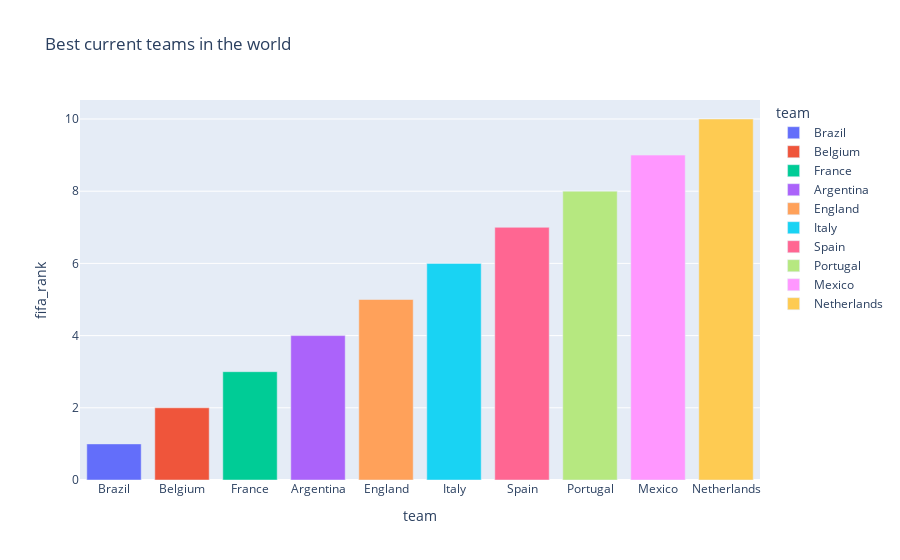

The code cell stored with this chart in its notebook:
### Code cell
# best current best teams in the world according to their rank
home = fifa_df[['date','home_team','home_team_fifa_rank']].rename(columns={'home_team': 'team', 'home_team_fifa_rank': 'fifa_rank'})
away = fifa_df[['date','away_team','away_team_fifa_rank']].rename(columns={'away_team': 'team', 'away_team_fifa_rank': 'fifa_rank'})

best_current_teams = (pd.concat([home, away])
                      .sort_values(by=['date', 'fifa_rank'], ascending=[False, True])
                      .groupby('team').first().sort_values(by='fifa_rank').reset_index())

best_current_teams[:10].plot(kind='bar', x='team', y='fifa_rank', title='Best current teams in the world', color='team')

### Figure 1 — Plotly figure (JSON) as saved in the notebook; plotly's stock layout.template omitted (floating-point values rounded to 4 significant figures)
{"data": [{"alignmentgroup": "True", "hovertemplate": "team=%{x}<br>fifa_rank=%{y}<extra></extra>", "legendgroup": "Brazil", "marker": {"color": "#636efa", "pattern": {"shape": ""}}, "name": "Brazil", "offsetgroup": "Brazil", "orientation": "v", "showlegend": true, "textposition": "auto", "type": "bar", "x": ["Brazil"], "xaxis": "x", "y": [1], "yaxis": "y"}, {"alignmentgroup": "True", "hovertemplate": "team=%{x}<br>fifa_rank=%{y}<extra></extra>", "legendgroup": "Belgium", "marker": {"color": "#EF553B", "pattern": {"shape": ""}}, "name": "Belgium", "offsetgroup": "Belgium", "orientation": "v", "showlegend": true, "textposition": "auto", "type": "bar", "x": ["Belgium"], "xaxis": "x", "y": [2], "yaxis": "y"}, {"alignmentgroup": "True", "hovertemplate": "team=%{x}<br>fifa_rank=%{y}<extra></extra>", "legendgroup": "France", "marker": {"color": "#00cc96", "pattern": {"shape": ""}}, "name": "France", "offsetgroup": "France", "orientation": "v", "showlegend": true, "textposition": "auto", "type": "bar", "x": ["France"], "xaxis": "x", "y": [3], "yaxis": "y"}, {"alignmentgroup": "True", "hovertemplate": "team=%{x}<br>fifa_rank=%{y}<extra></extra>", "legendgroup": "Argentina", "marker": {"color": "#ab63fa", "pattern": {"shape": ""}}, "name": "Argentina", "offsetgroup": "Argentina", "orientation": "v", "showlegend": true, "textposition": "auto", "type": "bar", "x": ["Argentina"], "xaxis": "x", "y": [4], "yaxis": "y"}, {"alignmentgroup": "True", "hovertemplate": "team=%{x}<br>fifa_rank=%{y}<extra></extra>", "legendgroup": "England", "marker": {"color": "#FFA15A", "pattern": {"shape": ""}}, "name": "England", "offsetgroup": "England", "orientation": "v", "showlegend": true, "textposition": "auto", "type": "bar", "x": ["England"], "xaxis": "x", "y": [5], "yaxis": "y"}, {"alignmentgroup": "True", "hovertemplate": "team=%{x}<br>fifa_rank=%{y}<extra></extra>", "legendgroup": "Italy", "marker": {"color": "#19d3f3", "pattern": {"shape": ""}}, "name": "Italy", "offsetgroup": "Italy", "orientation": "v", "showlegend": true, "textposition": "auto", "type": "bar", "x": ["Italy"], "xaxis": "x", "y": [6], "yaxis": "y"}, {"alignmentgroup": "True", "hovertemplate": "team=%{x}<br>fifa_rank=%{y}<extra></extra>", "legendgroup": "Spain", "marker": {"color": "#FF6692", "pattern": {"shape": ""}}, "name": "Spain", "offsetgroup": "Spain", "orientation": "v", "showlegend": true, "textposition": "auto", "type": "bar", "x": ["Spain"], "xaxis": "x", "y": [7], "yaxis": "y"}, {"alignmentgroup": "True", "hovertemplate": "team=%{x}<br>fifa_rank=%{y}<extra></extra>", "legendgroup": "Portugal", "marker": {"color": "#B6E880", "pattern": {"shape": ""}}, "name": "Portugal", "offsetgroup": "Portugal", "orientation": "v", "showlegend": true, "textposition": "auto", "type": "bar", "x": ["Portugal"], "xaxis": "x", "y": [8], "yaxis": "y"}, {"alignmentgroup": "True", "hovertemplate": "team=%{x}<br>fifa_rank=%{y}<extra></extra>", "legendgroup": "Mexico", "marker": {"color": "#FF97FF", "pattern": {"shape": ""}}, "name": "Mexico", "offsetgroup": "Mexico", "orientation": "v", "showlegend": true, "textposition": "auto", "type": "bar", "x": ["Mexico"], "xaxis": "x", "y": [9], "yaxis": "y"}, {"alignmentgroup": "True", "hovertemplate": "team=%{x}<br>fifa_rank=%{y}<extra></extra>", "legendgroup": "Netherlands", "marker": {"color": "#FECB52", "pattern": {"shape": ""}}, "name": "Netherlands", "offsetgroup": "Netherlands", "orientation": "v", "showlegend": true, "textposition": "auto", "type": "bar", "x": ["Netherlands"], "xaxis": "x", "y": [10], "yaxis": "y"}], "layout": {"barmode": "relative", "legend": {"title": {"text": "team"}, "tracegroupgap": 0}, "title": {"text": "Best current teams in the world"}, "xaxis": {"anchor": "y", "categoryarray": ["Brazil", "Belgium", "France", "Argentina", "England", "Italy", "Spain", "Portugal", "Mexico", "Netherlands"], "categoryorder": "array", "domain": [0, 1], "title": {"text": "team"}}, "yaxis": {"anchor": "x", "domain": [0, 1], "title": {"text": "fifa_rank"}}}}
